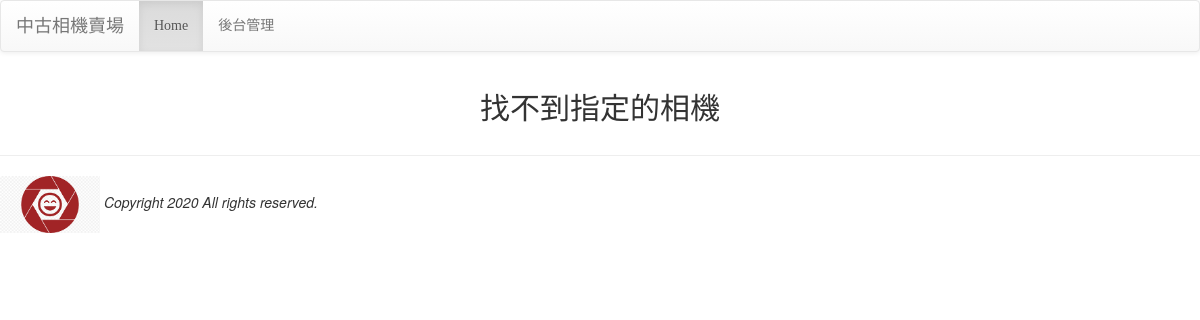
Before: /detail/1 with the older database file.
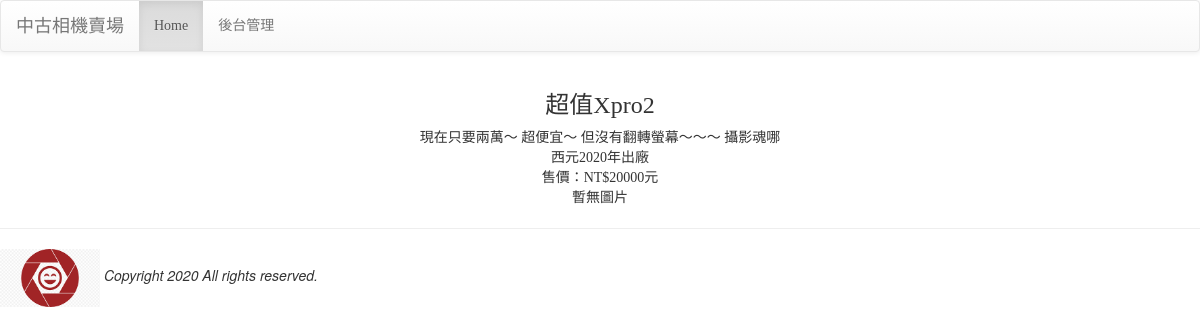
After: the same page with the newer database file.
### mysite/models.py (models this page shows, shortened)
class Product(models.Model):
    pmodel = models.ForeignKey(PModel, on_delete=models.CASCADE, verbose_name='型號')
    nickname = models.CharField(max_length=15, default='超值Xpro3', verbose_name='摘要')
    description = models.TextField(default='暫無說明')
    year = models.PositiveIntegerField(default=2020, verbose_name='出廠年份')
    price = models.PositiveIntegerField(default=0, verbose_name='價格')

### mysite/views.py (the view)
# urls.py: path('detail/<int:id>', views.detail, name='detail-url'),
def detail(request, id):
    try:
        product = models.Product.objects.get(id=id)
        images = models.PPhoto.objects.filter(product=product)
    except:
        pass
    return render(request, 'detail.html', locals())

### mysite/templates/detail.html (shortened to what this page needs)
{% extends "base.html" %}
{% block content %}
<div class='container' align=center>
{% if product %}
<table>
    <tr><td align=center><h3>{{ product.nickname }}</h3></td></tr>
    <tr><td align=center>{{ product.description }}</td></tr>
    <tr><td align=center>西元{{ product.year }}年出廠</td></tr>
    <tr><td align=center>售價：NT${{ product.price }}元</td></tr>
    {% for image in images %}
        {% if forloop.first %}
            <tr><td align=center>
        {% endif %}
            <img src='{{ image.url }}' width=350><br>
        {% if forloop.last %}
            </td></tr>
        {% endif %}
    {% empty %}
        <tr><td align=center>暫無圖片</td></tr>
    {% endfor %}
</table>
{% else %}
<h2>找不到指定的相機</h2>
{% endif %}
</div>
{% endblock %}

Changed rows visible on the page:
added Product: nickname "超值Xpro2", description "現在只要兩萬～ 超便宜～ 但沒有翻轉螢幕～～～ 攝影魂哪", year "2020", price "20000"
Other visible differences:
text no longer shown: "找不到指定的相機"
text now shown: "西元 年出廠 售價：NT$ 元 暫無圖片"
